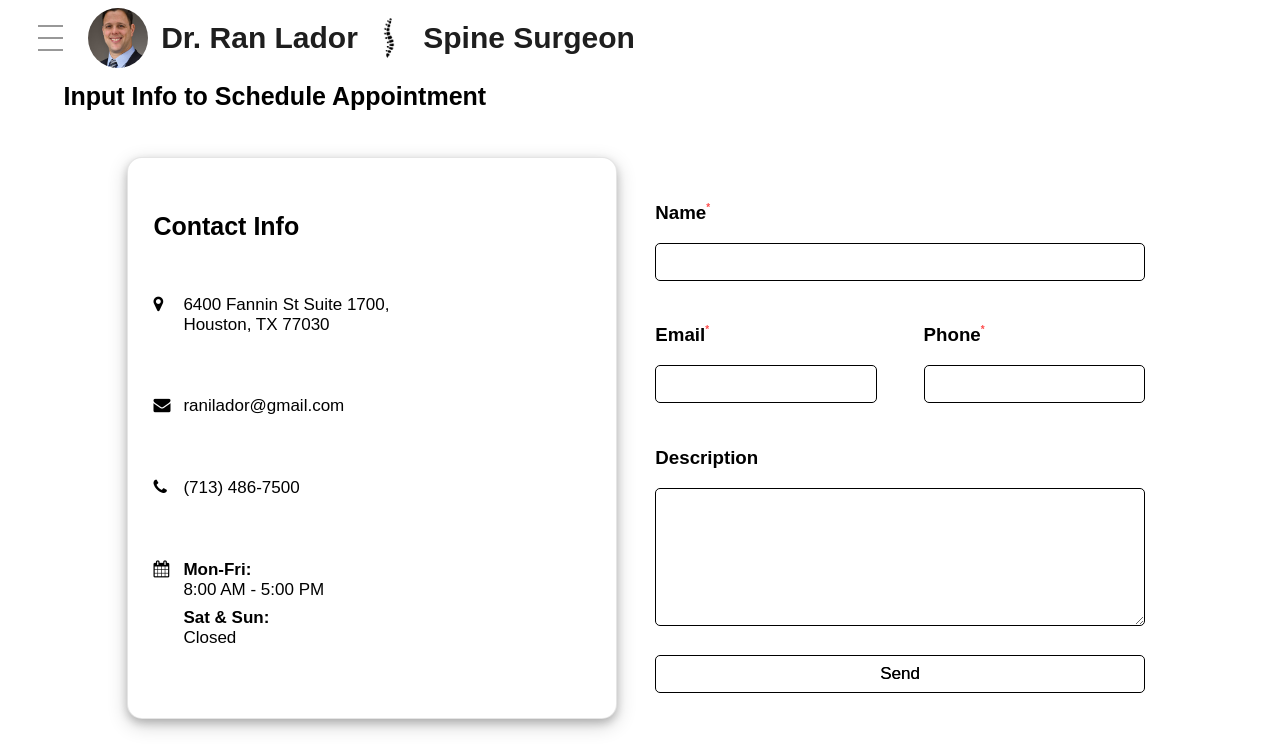
The app's page /contact with its own data.
### home/models.py (models this page shows)
class Home(models.Model):
    backgroundImage = models.FileField(upload_to="images/", blank=True)
    altBackgroundImage = models.FileField(upload_to="images/", blank=True)
    name = models.CharField(max_length=300, blank=True)
    profileImage = models.FileField(upload_to="images/", blank=True)
    title = models.CharField(max_length=300, blank=True)
    bio = models.TextField(blank=True)
    scheduleLing = models.TextField
    research = models.TextField(blank=True)

### home/views.py (the view)
# urls.py: path("contact", views.contact),
def contact(request):
    if request.method == "GET":
        key_words = KEY + ", contact, patient, patient, schedule, appointment, schedule appointment"
        return render(request, "home/contact.html", {
            "home": Home.objects.all()[len(Home.objects.all())-1],
            'resume': Resume.objects.all()[len(Resume.objects.all())-1],
            "interests": Interest.objects.all(),
            "page_title": "Home",
            "description": HOME_DESCRIPTION,
            "key_words": key_words,
            'locations': Location.objects.all(),
            'contact': Contact.objects.all()[len(Contact.objects.all())-1],
            'homepage': False
        })

### home/templates/home/contact.html (shortened to what this page needs)
{% if homepage %}
{% else %}
{% include 'home/layout.html' %}
{% endif %}
    <div id="contact-page" style="min-height: 100vh;">
        <div id="contact-page-intro">
            Input Info to Schedule Appointment
        </div>
            <div id="contact-view">
                <div id="contact-info" class="contact-view-item">
                    <div id="contact-info-title">Contact Info</div>
                    <div>
                        <i class="fa fa-map-marker"></i>
                        <div>6400 Fannin St Suite 1700, Houston, TX 77030</div>
                    </div>
                    <div>
                        <i class="fa fa-envelope"></i>
                        <div>ranilador@gmail.com</div>
                    </div>
                    <div>
                        <i class="fa fa-phone"></i>
                        <div>(713) 486-7500</div>
                    </div>
                    <div>
                        <i class="fa fa-calendar"></i>
                        <div>
                            <div><strong>Mon-Fri:</strong> 8:00 AM - 5:00 PM</div>
                            <div><strong>Sat & Sun:</strong> Closed</div>
                        </div>
                    </div>
                </div>
                <div id="contact-form-view" class="contact-view-item">
                    <div id="contact-form">
                         <div class="input-view">
                                <h3>Name <div> *</div></h3>
                                <input type="text" id="contact-name" class="required"/>
                        </div>
                        <div id="contact-form-contact">
                            <div class="input-view">
                                <h3>Email <div> *</div></h3>
                                <input type="email" id="contact-email" class="required"/>
                            </div>
                            <div class="input-view">
                                <h3>Phone <div> *</div></h3>
                                <input type="tel" id="contact-phone" class="required"/>
                            </div>
                        </div>
                        <div class="input-view">
                            <h3>Description</h3>
                            <textarea type="text" id="contact-message" ></textarea>
                        </div>
                        <div id="contact-submit">
                            <a class="h10">Send</a>
                            Send
                        </div>
                    </div>
                </div>
            </div>
    </div>

### home/templates/home/layout.html (shortened to what this page needs)
<!DOCTYPE html>
<html>
    <head>
        <link rel="stylesheet" href="https://cdnjs.cloudflare.com/ajax/libs/font-awesome/4.7.0/css/font-awesome.min.css">
    </head>
    <body>
        <div id="nav-bar">
            <div id="nav-back-left" class="nav-backs"></div>
            <div id="nav-btn" onclick="openNav()">
                <div class="nav-btn-line"></div>
                <div class="nav-btn-line"></div>
                <div class="nav-btn-line"></div>
            </div>
            <a id="nav-text-view" style="position: relative; text-decoration: none;" class="top-nav-text" href="/">
                    <img src="/media/{{home.profileImage}}" id="profile-image"/>
                    <div>{{home.name}}</div>
                    <div style="flex-direction: row; display: flex; align-items: center;">
                    <img src="/media/assets/spine-black.png" style="height: 40px; width: 40px;"/>
                    <div>
                        {{home.title}}
                    </div>
                </div>
            </a>
        </div>
    </body>
</html>

### home/templates/home/layout.html (style rules this page uses)
img { -webkit-user-drag: none; image-rendering:optimizeSpeed; }
body { margin: 0px; padding: 0px; overflow-x: hidden; font-family: gill sans, sans-serif; }
#nav-text-view { align-self: flex-end; justify-self: flex-end; color: rgb(30,30,30); font-size: 30px; font-weight: bold; transition: .5s; display: flex; flex-direction: row; position: fixed; padding-right: 6vw; top: 0; align-items: center; padding-left: 2vw; padding-top: 1vh; padding-bottom: 1vh; z-index: 100; }
#nav-text-view div { margin-left: 1vw; overflow: hidden; white-space: nowrap; }
#profile-image { width: 60px; height: 60px; border-radius: 360px; object-fit: cover; }
#nav-bar { width: 100vw; display: flex; flex-direction: row; align-items: center; position: fixed; top: 0; z-index: 99; transition: .6s; }
.nav-backs { background-color: white; width: 100vw; height: 100%; width: 1vw; position: absolute; top: 0; transition: .6s; }
#nav-btn, #nav-btn-close { width: 25px; padding-left: 3vw; display: flex; flex-direction: column; opacity: .4; transition: .4s; cursor: pointer; color: black; z-index: 100; }
.nav-btn-line { width: 100%; height: .28vh; background-color: currentColor; margin-top: 5px; margin-bottom: 5px; transition: .4s; }
#contact-page-intro { width: 100vw; padding-left: 10vw; font-weight: bold; height: calc(2vh + 60px); font-size: 25px; display: flex; flex-direction: column; }
#contact-view { width: 80vw; display: flex; align-self: center; flex-direction: row; height: 70vh; align-items: center; justify-content: space-between; position: relative; }
.contact-view-item { height: 100%; width: 48%; position: relative; display: flex; flex-direction: column; position: relative; display: flex; flex-direction: column; height: 100%; justify-content: space-evenly; position: relative; transition: 1s; }
#contact-form { display: flex; flex-direction: column; height: 100%; justify-content: space-evenly; position: relative; }
#contact-form input, textarea, #contact-submit { border-radius: 5px; border-width: 1px; border-style: solid; border-color: black; padding-left: 1vw; padding-right: 1vw; padding-top: 1vh; padding-bottom: 1vh; font-size: 17px; transition: .2s; width: calc(100% - 2vw); }
#contact-form .input-view { width: 100%; }
.input-view h3 { display: flex; flex-direction: row; }
.input-view h3 div { color: red; font-size: 10px; opacity: .7; }
#contact-form-contact { width: 100%; display: flex; flex-direction: row; position: relative; justify-content: space-between; }
#contact-form-contact .input-view { width: 45%; }
#contact-page { display: flex; flex-direction: column; position: relative; height: calc(98vh - 60px); position: relative; align-items: center; justify-content: center; }
#contact-message { width: calc(100% - 2vw); height: 15vh; max-width: calc(100% - 2vw); font-family: gill sans, sans-serif; max-height: 15vh; }
#contact-submit { display: flex; flex-direction: row; justify-content: center; align-items: center; cursor: pointer; transition: .4s; position: relative; }
#contact-submit .h10 { z-index: 10; position: absolute; margin-bottom: 1vh; margin-top: 1vh; }
#contact-info { border-color: rgba(0,0,0,.1); box-shadow: 0 4px 8px 0 rgba(0, 0, 0, 0.2), 0 6px 20px 0 rgba(0, 0, 0, 0.19); border-width: 1px; border-style: solid; border-radius: 15px; display: flex; flex-direction: column; position: relative; background-color: white; }
#contact-info div { margin-left: 2vw; margin-right: 2vw; display: flex; flex-direction: row; width: 75%; }
#contact-info div i { width: 30px; font-size: 17px; }
#contact-info div div { flex-direction: column; margin-left: 0vw; margin-right: 0vw; margin-bottom: 1vh; font-size: 17px; }
#contact-info-title { font-weight: bold; font-size: 25px; }

### home/templates/home/contact.html (style rules this page uses)
.nav-backs { width: 100vw; }

### records on screen
Home: profileImage (picture), name "Dr. Ran Lador", title "Spine Surgeon"
